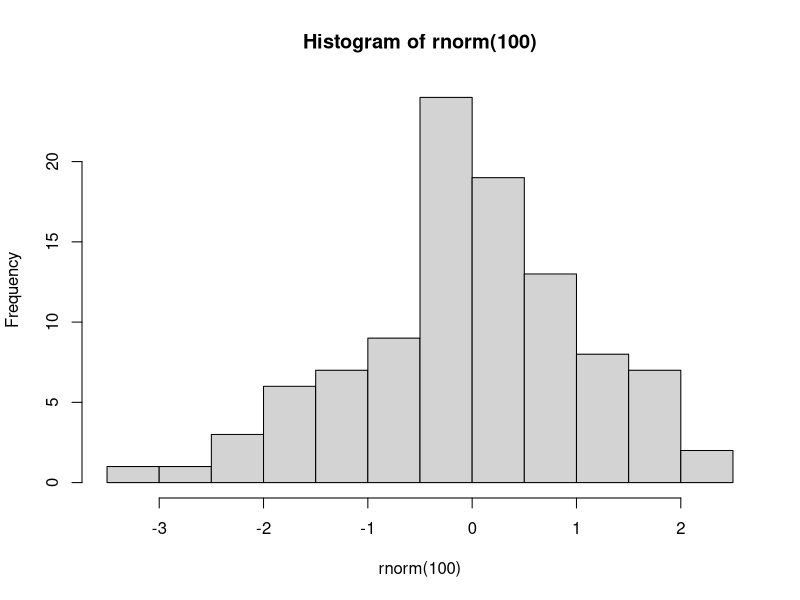

Source code (R): (Note: this script raises an error after producing the figure.)
## ---- chunk 1
#| echo: fenced
hist(rnorm(100))
## ---- chunk 2
#| echo: fenced
#| label: load-packages
library(tidyverse)
## ---- chunk 3
#| echo: fenced
#| label: data-summary
chaff_summary <- chaff |> 
  group_by(subspecies) |>  
  summarise(mean = mean(mass, na.rm = TRUE),
            sd = sd(mass, na.rm = TRUE),
            n = length(mass),
            se = sd / sqrt(n))
## ---- chunk 4
#| echo: fenced
#| label: extract-summary
# extract values for inline reporting

# sample sizes
n_coelebs <- chaff_summary |> 
  filter(subspecies == "coelebs") |> 
  pull(n)

n_canariensis <- chaff_summary |> 
  filter(subspecies == "canariensis") |> 
  pull(n)
## ---- chunk 5
#| echo: fenced
#| label: fig-chaff
ggplot() +
  geom_point(data = chaff, aes(x = subspecies, y = mass),
             position = position_jitter(width = 0.1, height = 0),
             colour = "gray50") +
  geom_errorbar(data = chaff_summary, 
                aes(x = subspecies, ymin = mean - se, ymax = mean + se),
                width = 0.3) +
  geom_errorbar(data = chaff_summary, 
                aes(x = subspecies, ymin = mean, ymax = mean),
                width = 0.2) +
  scale_y_continuous(name = "Mass (g)", 
                     limits = c(0, 30), 
                     expand = c(0, 0)) +
  scale_x_discrete(name = "Subspecies", 
                   labels = c("Canariensis", "Coelebs")) +
  theme_classic()
